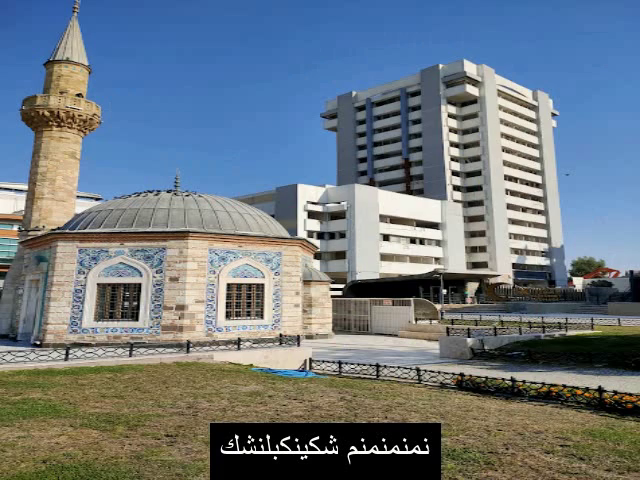
#> input picture frame 1 of video_with_sound.mp4, 640 x 480 px
$ python test.py
#> lines starting #> are read from the running program, lines starting #| are printed output that depends on the picture; after the words box and inside, x2 and y2 are one past the last pixel; in counts of white or black regions, pixels touching at a corner belong together
import cv2

# فتح ملف الفيديو
cap = cv2.VideoCapture('video_with_sound.mp4')

# إنشاء متغير لتحديد الخط وحجم الخط
font = cv2.FONT_HERSHEY_SIMPLEX
fontScale = 1
fontColor = (255, 255, 255)
thickness = 2

# إنشاء متغير لتحديد إعدادات الفيديو الجديد
fps = cap.get(cv2.CAP_PROP_FPS)
width = int(cap.get(cv2.CAP_PROP_FRAME_WIDTH))
height = int(cap.get(cv2.CAP_PROP_FRAME_HEIGHT))
out = cv2.VideoWriter('outputt.avi',cv2.VideoWriter_fourcc('M','J','P','G'), fps, (width,height))

while cap.isOpened():
    ret, frame = cap.read()
#> frame is the input picture: shape (480, 640, 3); mean B, G, R 129.2, 120.1, 108.7
    if ret:
        # إضافة النص على الفيديو
        cv2.putText(frame, 'Hello World!', (50, 50), font, fontScale, fontColor, thickness, cv2.LINE_AA)
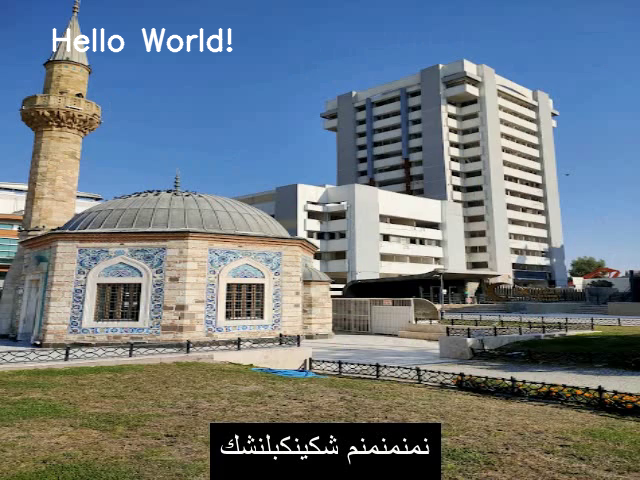
#> frame: shape (480, 640, 3); 0.71% of pixels changed, all inside (x1, y1, x2, y2) = (52, 28, 233, 53)

        # عرض الفيديو المعدل
        out.write(frame)
        cv2.imshow('frame', frame)

        # الخروج إذا تم الضغط على زر q
        if cv2.waitKey(25) & 0xFF == ord('q'):
#> (key q is pressed here)
            break
    else:
        break

# إغلاق الفيديو
cap.release()
out.release()
cv2.destroyAllWindows()

$ run again, starting later in the video
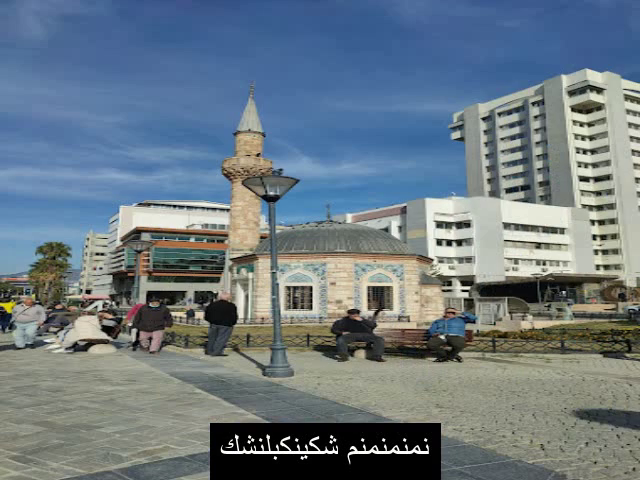
#> input picture frame 6 of video_with_sound.mp4, 640 x 480 px
#> frame is the input picture: shape (480, 640, 3); mean B, G, R 131.2, 121.7, 107.9
#> `cv2.putText(frame, 'Hello World!', (50, 50), font, fontScale, fontColo..`:
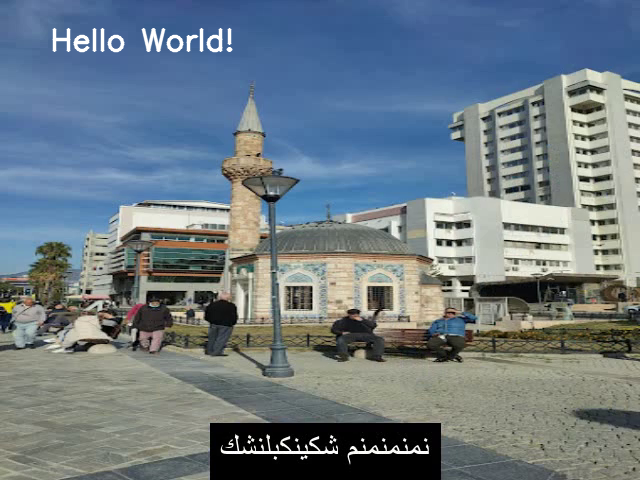
#> frame: shape (480, 640, 3); 0.71% of pixels changed, all inside (x1, y1, x2, y2) = (52, 28, 233, 53)

$ run again, starting later in the video
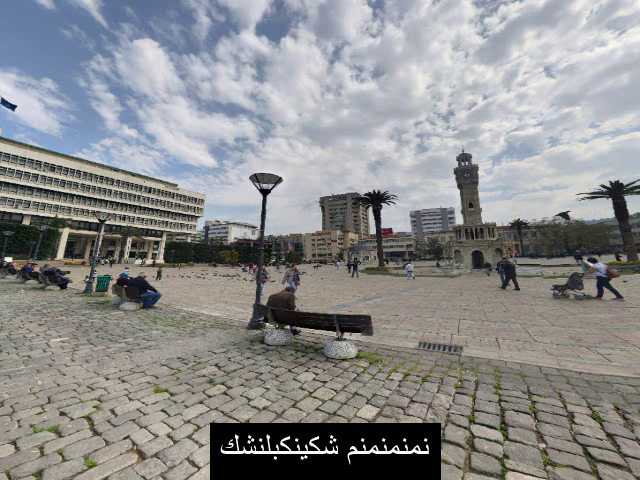
#> input picture frame 11 of video_with_sound.mp4, 640 x 480 px
#> frame is the input picture: shape (480, 640, 3); mean B, G, R 141.6, 141, 140.3
#> `cv2.putText(frame, 'Hello World!', (50, 50), font, fontScale, fontColo..`:
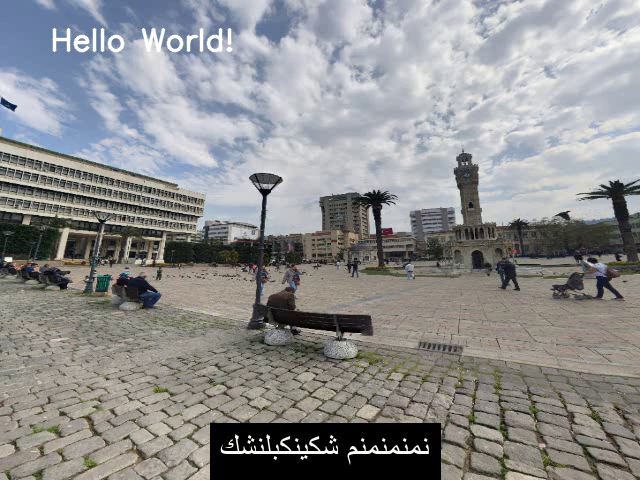
#> frame: shape (480, 640, 3); 0.7% of pixels changed, all inside (x1, y1, x2, y2) = (52, 28, 233, 53)
